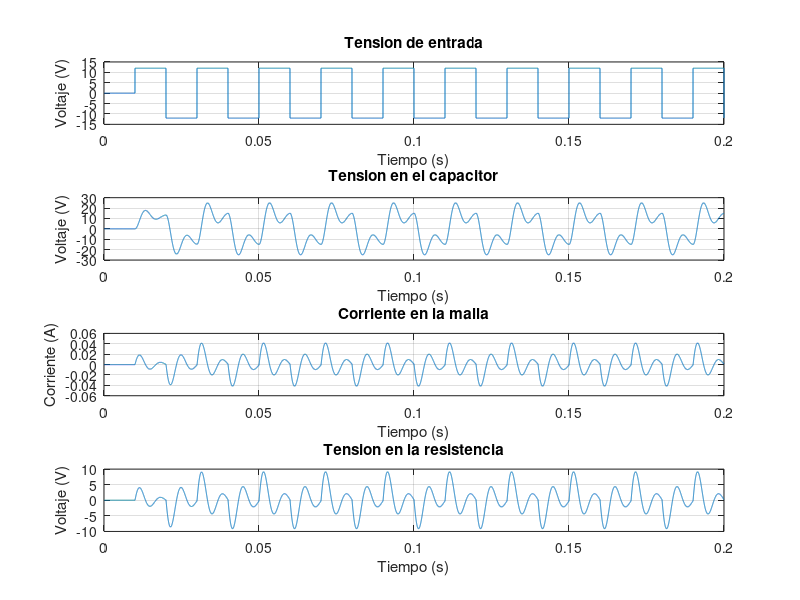

MATLAB code to generate this figure:
% Actividad 1 - Ítem 1
close all; clear all; clc
pkg load control
pkg load signal

% Parámetros del circuito
R = 220; % Resistencia [Ω]
L = 500e-3; % Inductancia [Hy]
C = 2.2e-6; % Capacitancia [F]

% Matrices del sistema en variables de estado
A = [-R/L, -1/L; 1/C, 0];
B = [1/L; 0];
C = [R, 0];
D = [0];
% La matriz C se da así dado que el vector de estados es [I VC]

% Ahora sacamos la funcion de transferencia según las matrices
[num, den] = ss2tf(A, B, C, D);
G = tf(num, den)

% Calculamos los polos de la FT y tomamos su parte real
polos = pole(G)
realPolos = real(polos);

% Definimos el polo más cercano y más lejano al origen
polo_cercano = min(realPolos)
polo_lejano = max(realPolos)

% Estimamos el tiempo de muestreo que permita observar las dinámicas rápidas
% según el polo más lejano del origen
tR = -log(0.95)/abs(polo_lejano)

% Y para estimar el tiempo de simulación utilizamos el polo más cercano
% al origen, y así permita abarcar toda la dinámica lenta
tL = -log(0.05)/abs(polo_cercano)

% Para ver varias repeticiones de la respuesta del sistema, tomamos
% un valor mayor de tiempo de simulación. Mientras que el tiempo de muestreo
% será al menos 10 veces menor al tR
t_muestreo = 1e-5;
t_sim = 0.2;

% Tiempo de simulación con 10 ms de entrada 0V
t = linspace(0, t_sim, t_sim/t_muestreo);
u = linspace(0, 0, t_sim/t_muestreo); % Inicializar la entrada con ceros

% Se define "u" a partir de t = 10ms con saltos entre 12 V y -12 V cada 10 ms
u(t > 0.01) = 12*(-1).^(floor((t(t > 0.01) - 0.01)/0.01));

% Los cambios de "u" se deben a que el exponente va haciendo un recuento de los
% periodos de 10 ms que ocurren y de esa manera el (-1) se vuelve una secuencia
% de "1" y "-1", ya que el floor convierte el exponente en valores enteros.

I(1) = 0;
VC(1) = 0;
VR(1) = 0; % Esta es la salida "y" del sistema
x = [I(1) VC(1)]'; % Planteamos las condiciones iniciales
x0 = [0 0]'; % Planteamos el punto de operación


% Le damos valores a la salida y las variables de estado en cada punto
for i = 1:(t_sim/t_muestreo) - 1;
  % Ecuaciones de estado y de salida
  x_punto = A*(x - x0) + B*u(i);
  x = x + x_punto*t_muestreo; % Integración de Euler
  y = C*x;

  % Salidas y variables de estado
  VR(i+1) = y(1);
  I(i+1) = x(1);
  VC(i+1) = x(2);
end

%Finalmente grafico la entrada, salida y variables de estado
figure;
subplot(4,1,1);
plot(t, u);
title('Tension de entrada');
xlabel('Tiempo (s)');
ylabel('Voltaje (V)');
grid on

subplot(4,1,2);
plot(t, VC);
title('Tension en el capacitor');
xlabel('Tiempo (s)');
ylabel('Voltaje (V)');
grid on

subplot(4,1,3);
plot(t, I);
title('Corriente en la malla');
xlabel('Tiempo (s)');
ylabel('Corriente (A)');
grid on;

subplot(4,1,4);
plot(t, VR);
title('Tension en la resistencia');
xlabel('Tiempo (s)');
ylabel('Voltaje (V)');
grid on;
